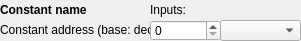
    <widget class="QWidget" name="widget_23" native="true">
     <property name="geometry">
      <rect>
       <x>20</x>
       <y>250</y>
       <width>301</width>
       <height>41</height>
      </rect>
     </property>
     <widget class="QLabel" name="label_516">
      <property name="geometry">
       <rect>
        <x>0</x>
        <y>0</y>
        <width>121</width>
        <height>20</height>
       </rect>
      </property>
      <property name="font">
       <font>
        <weight>75</weight>
        <bold>true</bold>
       </font>
      </property>
      <property name="text">
       <string>Constant name</string>
      </property>
     </widget>
     <widget class="QLabel" name="addr_example">
      <property name="geometry">
       <rect>
        <x>0</x>
        <y>20</y>
        <width>151</width>
        <height>20</height>
       </rect>
      </property>
      <property name="text">
       <string>Constant address (base: dec)</string>
      </property>
     </widget>
     <widget class="QSpinBox" name="spinBox_example">
      <property name="geometry">
       <rect>
        <x>150</x>
        <y>20</y>
        <width>71</width>
        <height>21</height>
       </rect>
      </property>
      <property name="maximum">
       <number>31</number>
      </property>
      <property name="displayIntegerBase">
       <number>2</number>
      </property>
     </widget>
     <widget class="QComboBox" name="comboBox_example">
      <property name="geometry">
       <rect>
        <x>220</x>
        <y>20</y>
        <width>81</width>
        <height>21</height>
       </rect>
      </property>
     </widget>
     <widget class="QLabel" name="label_518">
      <property name="geometry">
       <rect>
        <x>150</x>
        <y>0</y>
        <width>101</width>
        <height>20</height>
       </rect>
      </property>
      <property name="text">
       <string>Inputs:</string>
      </property>
     </widget>
    </widget>
